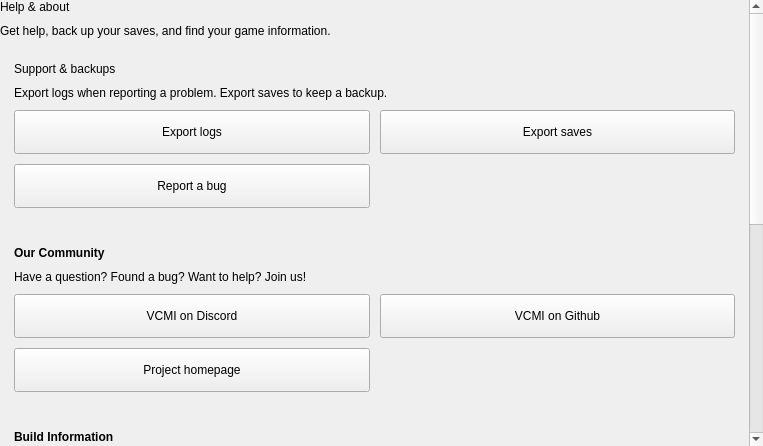
<?xml version='1.0' encoding='UTF-8'?>
<ui version="4.0">
 <class>AboutProjectView</class>
 <widget class="QWidget" name="AboutProjectView">
  <property name="geometry">
   <rect>
    <x>0</x>
    <y>0</y>
    <width>763</width>
    <height>446</height>
   </rect>
  </property>
  <property name="windowTitle">
   <string />
  </property>
  <layout class="QVBoxLayout" name="verticalLayout">
   <property name="leftMargin">
    <number>0</number>
   </property>
   <property name="topMargin">
    <number>0</number>
   </property>
   <property name="rightMargin">
    <number>0</number>
   </property>
   <property name="bottomMargin">
    <number>0</number>
   </property>
   <property name="spacing">
    <number>10</number>
   </property>
   <item>
    <widget class="QScrollArea" name="helpScrollArea">
     <property name="widgetResizable">
      <bool>true</bool>
     </property>
     <property name="frameShape">
      <enum>QFrame::NoFrame</enum>
     </property>
     <property name="horizontalScrollBarPolicy">
      <enum>Qt::ScrollBarAlwaysOff</enum>
     </property>
     <widget class="QWidget" name="helpScrollContents">
      <layout class="QVBoxLayout" name="helpContentLayout">
       <property name="sizeConstraint">
        <enum>QLayout::SetMinAndMaxSize</enum>
       </property>
       <property name="leftMargin">
        <number>0</number>
       </property>
       <property name="topMargin">
        <number>0</number>
       </property>
       <property name="rightMargin">
        <number>0</number>
       </property>
       <property name="bottomMargin">
        <number>0</number>
       </property>
       <property name="spacing">
        <number>10</number>
       </property>
       <item>
        <widget class="QLabel" name="helpTitle">
         <property name="text">
          <string>Help &amp; about</string>
         </property>
         <property name="wordWrap">
          <bool>true</bool>
         </property>
         <property name="role" stdset="0">
          <string notr="true">sectionTitle</string>
         </property>
        </widget>
       </item>
       <item>
        <widget class="QLabel" name="helpIntro">
         <property name="text">
          <string>Get help, back up your saves, and find your game information.</string>
         </property>
         <property name="wordWrap">
          <bool>true</bool>
         </property>
        </widget>
       </item>
       <item>
        <widget class="QFrame" name="supportCard">
         <property name="surface" stdset="0">
          <string notr="true">card</string>
         </property>
         <layout class="QVBoxLayout" name="supportLayout">
          <property name="leftMargin">
           <number>14</number>
          </property>
          <property name="topMargin">
           <number>14</number>
          </property>
          <property name="rightMargin">
           <number>14</number>
          </property>
          <property name="bottomMargin">
           <number>14</number>
          </property>
          <property name="spacing">
           <number>10</number>
          </property>
          <item>
           <widget class="QLabel" name="supportTitle">
            <property name="text">
             <string>Support &amp; backups</string>
            </property>
            <property name="wordWrap">
             <bool>true</bool>
            </property>
            <property name="role" stdset="0">
             <string notr="true">sectionTitle</string>
            </property>
           </widget>
          </item>
          <item>
           <widget class="QLabel" name="supportHint">
            <property name="text">
             <string>Export logs when reporting a problem. Export saves to keep a backup.</string>
            </property>
            <property name="wordWrap">
             <bool>true</bool>
            </property>
           </widget>
          </item>
          <item>
           <layout class="QGridLayout" name="horizontalLayout">
            <property name="leftMargin">
             <number>0</number>
            </property>
            <property name="topMargin">
             <number>0</number>
            </property>
            <property name="rightMargin">
             <number>0</number>
            </property>
            <property name="bottomMargin">
             <number>0</number>
            </property>
            <property name="spacing">
             <number>10</number>
            </property>
            <item row="0" column="0">
             <widget class="QPushButton" name="pushButtonExportLogs">
              <property name="text">
               <string>Export logs</string>
              </property>
              <property name="minimumSize">
               <size>
                <width>0</width>
                <height>44</height>
               </size>
              </property>
              <property name="maximumSize">
               <size>
                <width>16777215</width>
                <height>16777215</height>
               </size>
              </property>
             </widget>
            </item>
            <item row="0" column="1">
             <widget class="QPushButton" name="pushButtonExportSaves">
              <property name="text">
               <string>Export saves</string>
              </property>
              <property name="minimumSize">
               <size>
                <width>0</width>
                <height>44</height>
               </size>
              </property>
              <property name="maximumSize">
               <size>
                <width>16777215</width>
                <height>16777215</height>
               </size>
              </property>
             </widget>
            </item>
            <item row="1" column="0">
             <widget class="QPushButton" name="pushButtonBugreport">
              <property name="text">
               <string>Report a bug</string>
              </property>
              <property name="minimumSize">
               <size>
                <width>0</width>
                <height>44</height>
               </size>
              </property>
              <property name="maximumSize">
               <size>
                <width>16777215</width>
                <height>16777215</height>
               </size>
              </property>
             </widget>
            </item>
           </layout>
          </item>
         </layout>
        </widget>
       </item>
       <item>
        <widget class="QFrame" name="communityCard">
         <property name="surface" stdset="0">
          <string notr="true">card</string>
         </property>
         <layout class="QVBoxLayout" name="communityLayout">
          <property name="leftMargin">
           <number>14</number>
          </property>
          <property name="topMargin">
           <number>14</number>
          </property>
          <property name="rightMargin">
           <number>14</number>
          </property>
          <property name="bottomMargin">
           <number>14</number>
          </property>
          <property name="spacing">
           <number>10</number>
          </property>
          <item>
           <widget class="QLabel" name="labelCommunity">
            <property name="font">
             <font>
              <bold>true</bold>
             </font>
            </property>
            <property name="text">
             <string>Our Community</string>
            </property>
            <property name="role" stdset="0">
             <string notr="true">sectionTitle</string>
            </property>
            <property name="minimumSize">
             <size>
              <width>0</width>
              <height>0</height>
             </size>
            </property>
            <property name="wordWrap">
             <bool>true</bool>
            </property>
           </widget>
          </item>
          <item>
           <widget class="QLabel" name="labelLanguageSocial">
            <property name="text">
             <string>Have a question? Found a bug? Want to help? Join us!</string>
            </property>
            <property name="wordWrap">
             <bool>true</bool>
            </property>
           </widget>
          </item>
          <item>
           <layout class="QGridLayout" name="gridLayout_2">
            <property name="leftMargin">
             <number>0</number>
            </property>
            <property name="topMargin">
             <number>0</number>
            </property>
            <property name="rightMargin">
             <number>0</number>
            </property>
            <property name="bottomMargin">
             <number>0</number>
            </property>
            <property name="spacing">
             <number>10</number>
            </property>
            <item row="0" column="0">
             <widget class="QPushButton" name="pushButtonDiscord">
              <property name="text">
               <string>VCMI on Discord</string>
              </property>
              <property name="minimumSize">
               <size>
                <width>0</width>
                <height>44</height>
               </size>
              </property>
              <property name="maximumSize">
               <size>
                <width>16777215</width>
                <height>16777215</height>
               </size>
              </property>
             </widget>
            </item>
            <item row="0" column="1">
             <widget class="QPushButton" name="pushButtonGithub">
              <property name="text">
               <string>VCMI on Github</string>
              </property>
              <property name="minimumSize">
               <size>
                <width>0</width>
                <height>44</height>
               </size>
              </property>
              <property name="maximumSize">
               <size>
                <width>16777215</width>
                <height>16777215</height>
               </size>
              </property>
             </widget>
            </item>
            <item row="1" column="0">
             <widget class="QPushButton" name="pushButtonHomepage">
              <property name="text">
               <string>Project homepage</string>
              </property>
              <property name="minimumSize">
               <size>
                <width>0</width>
                <height>44</height>
               </size>
              </property>
              <property name="maximumSize">
               <size>
                <width>16777215</width>
                <height>16777215</height>
               </size>
              </property>
             </widget>
            </item>
           </layout>
          </item>
         </layout>
        </widget>
       </item>
       <item>
        <widget class="QFrame" name="buildCard">
         <property name="surface" stdset="0">
          <string notr="true">card</string>
         </property>
         <layout class="QVBoxLayout" name="buildLayout">
          <property name="leftMargin">
           <number>14</number>
          </property>
          <property name="topMargin">
           <number>14</number>
          </property>
          <property name="rightMargin">
           <number>14</number>
          </property>
          <property name="bottomMargin">
           <number>14</number>
          </property>
          <property name="spacing">
           <number>10</number>
          </property>
          <item>
           <widget class="QLabel" name="labelBuildInformation">
            <property name="minimumSize">
             <size>
              <width>0</width>
              <height>0</height>
             </size>
            </property>
            <property name="font">
             <font>
              <bold>true</bold>
             </font>
            </property>
            <property name="text">
             <string>Build Information</string>
            </property>
            <property name="role" stdset="0">
             <string notr="true">sectionTitle</string>
            </property>
            <property name="wordWrap">
             <bool>true</bool>
            </property>
           </widget>
          </item>
          <item>
           <layout class="QGridLayout" name="buildInformationLayout">
            <property name="leftMargin">
             <number>0</number>
            </property>
            <property name="topMargin">
             <number>0</number>
            </property>
            <property name="rightMargin">
             <number>0</number>
            </property>
            <property name="bottomMargin">
             <number>0</number>
            </property>
            <property name="spacing">
             <number>10</number>
            </property>
            <item row="0" column="0">
             <widget class="QLabel" name="labelBuildVersionDesc">
              <property name="text">
               <string>Game version</string>
              </property>
              <property name="wordWrap">
               <bool>true</bool>
              </property>
             </widget>
            </item>
            <item row="0" column="1">
             <widget class="QLineEdit" name="lineEditBuildVersion">
              <property name="text">
               <string notr="true" />
              </property>
              <property name="minimumSize">
               <size>
                <width>0</width>
                <height>44</height>
               </size>
              </property>
              <property name="maximumSize">
               <size>
                <width>16777215</width>
                <height>16777215</height>
               </size>
              </property>
              <property name="readOnly">
               <bool>true</bool>
              </property>
             </widget>
            </item>
            <item row="0" column="2">
             <widget class="QPushButton" name="updatesButton">
              <property name="text">
               <string>Check for updates</string>
              </property>
              <property name="minimumSize">
               <size>
                <width>0</width>
                <height>44</height>
               </size>
              </property>
              <property name="maximumSize">
               <size>
                <width>16777215</width>
                <height>16777215</height>
               </size>
              </property>
             </widget>
            </item>
            <item row="1" column="0">
             <widget class="QLabel" name="labelOperatingSystem">
              <property name="text">
               <string>Operating System</string>
              </property>
              <property name="wordWrap">
               <bool>true</bool>
              </property>
             </widget>
            </item>
            <item row="1" column="1">
             <widget class="QLineEdit" name="lineEditOperatingSystem">
              <property name="text">
               <string notr="true" />
              </property>
              <property name="minimumSize">
               <size>
                <width>0</width>
                <height>44</height>
               </size>
              </property>
              <property name="maximumSize">
               <size>
                <width>16777215</width>
                <height>16777215</height>
               </size>
              </property>
              <property name="readOnly">
               <bool>true</bool>
              </property>
             </widget>
            </item>
           </layout>
          </item>
          <item>
           <widget class="QPushButton" name="technicalDetailsButton">
            <property name="text">
             <string>Technical details</string>
            </property>
            <property name="checkable">
             <bool>true</bool>
            </property>
            <property name="checked">
             <bool>false</bool>
            </property>
            <property name="minimumSize">
             <size>
              <width>0</width>
              <height>44</height>
             </size>
            </property>
           </widget>
          </item>
          <item>
           <widget class="QWidget" name="technicalDetails">
            <layout class="QVBoxLayout" name="technicalDetailsLayout">
             <property name="leftMargin">
              <number>0</number>
             </property>
             <property name="topMargin">
              <number>0</number>
             </property>
             <property name="rightMargin">
              <number>0</number>
             </property>
             <property name="bottomMargin">
              <number>0</number>
             </property>
             <property name="spacing">
              <number>10</number>
             </property>
             <item>
              <widget class="QLabel" name="labelDataDirs">
               <property name="font">
                <font>
                 <bold>true</bold>
                </font>
               </property>
               <property name="text">
                <string>Data Directories</string>
               </property>
               <property name="role" stdset="0">
                <string notr="true">sectionTitle</string>
               </property>
               <property name="wordWrap">
                <bool>true</bool>
               </property>
              </widget>
             </item>
             <item>
              <widget class="QLabel" name="directoriesHint">
               <property name="text">
                <string>These paths identify where VCMI stores game data, saves, and logs.</string>
               </property>
               <property name="wordWrap">
                <bool>true</bool>
               </property>
              </widget>
             </item>
             <item>
              <layout class="QGridLayout" name="gridLayout" columnstretch="0,1,0">
               <property name="leftMargin">
                <number>0</number>
               </property>
               <property name="topMargin">
                <number>0</number>
               </property>
               <property name="rightMargin">
                <number>0</number>
               </property>
               <property name="bottomMargin">
                <number>0</number>
               </property>
               <property name="spacing">
                <number>10</number>
               </property>
               <item row="0" column="0">
                <widget class="QLabel" name="labelGameDir">
                 <property name="text">
                  <string>Game data directory</string>
                 </property>
                 <property name="wordWrap">
                  <bool>true</bool>
                 </property>
                </widget>
               </item>
               <item row="0" column="1">
                <widget class="QLineEdit" name="lineEditGameDir">
                 <property name="enabled">
                  <bool>true</bool>
                 </property>
                 <property name="text">
                  <string notr="true">/usr/share/vcmi</string>
                 </property>
                 <property name="minimumSize">
                  <size>
                   <width>0</width>
                   <height>44</height>
                  </size>
                 </property>
                 <property name="maximumSize">
                  <size>
                   <width>16777215</width>
                   <height>16777215</height>
                  </size>
                 </property>
                 <property name="readOnly">
                  <bool>true</bool>
                 </property>
                </widget>
               </item>
               <item row="0" column="2">
                <widget class="QPushButton" name="openGameDataDir">
                 <property name="text">
                  <string>Open</string>
                 </property>
                 <property name="minimumSize">
                  <size>
                   <width>0</width>
                   <height>44</height>
                  </size>
                 </property>
                 <property name="maximumSize">
                  <size>
                   <width>16777215</width>
                   <height>16777215</height>
                  </size>
                 </property>
                </widget>
               </item>
               <item row="1" column="0">
                <widget class="QLabel" name="labelUserDataDir">
                 <property name="text">
                  <string>User data directory</string>
                 </property>
                 <property name="wordWrap">
                  <bool>true</bool>
                 </property>
                </widget>
               </item>
               <item row="1" column="1">
                <widget class="QLineEdit" name="lineEditUserDataDir">
                 <property name="enabled">
                  <bool>true</bool>
                 </property>
                 <property name="text">
                  <string notr="true">/home/user/.vcmi</string>
                 </property>
                 <property name="minimumSize">
                  <size>
                   <width>0</width>
                   <height>44</height>
                  </size>
                 </property>
                 <property name="maximumSize">
                  <size>
                   <width>16777215</width>
                   <height>16777215</height>
                  </size>
                 </property>
                 <property name="readOnly">
                  <bool>true</bool>
                 </property>
                </widget>
               </item>
               <item row="1" column="2">
                <widget class="QPushButton" name="openUserDataDir">
                 <property name="text">
                  <string>Open</string>
                 </property>
                 <property name="minimumSize">
                  <size>
                   <width>0</width>
                   <height>44</height>
                  </size>
                 </property>
                 <property name="maximumSize">
                  <size>
                   <width>16777215</width>
                   <height>16777215</height>
                  </size>
                 </property>
                </widget>
               </item>
               <item row="2" column="0">
                <widget class="QLabel" name="labelTempDir">
                 <property name="text">
                  <string>Log files directory</string>
                 </property>
                 <property name="wordWrap">
                  <bool>true</bool>
                 </property>
                </widget>
               </item>
               <item row="2" column="1">
                <widget class="QLineEdit" name="lineEditTempDir">
                 <property name="enabled">
                  <bool>true</bool>
                 </property>
                 <property name="text">
                  <string notr="true">/home/user/.vcmi</string>
                 </property>
                 <property name="minimumSize">
                  <size>
                   <width>0</width>
                   <height>44</height>
                  </size>
                 </property>
                 <property name="maximumSize">
                  <size>
                   <width>16777215</width>
                   <height>16777215</height>
                  </size>
                 </property>
                 <property name="readOnly">
                  <bool>true</bool>
                 </property>
                </widget>
               </item>
               <item row="2" column="2">
                <widget class="QPushButton" name="openTempDir">
                 <property name="text">
                  <string>Open</string>
                 </property>
                 <property name="minimumSize">
                  <size>
                   <width>0</width>
                   <height>44</height>
                  </size>
                 </property>
                 <property name="maximumSize">
                  <size>
                   <width>16777215</width>
                   <height>16777215</height>
                  </size>
                 </property>
                </widget>
               </item>
               <item row="3" column="0">
                <widget class="QLabel" name="labelConfigDir">
                 <property name="text">
                  <string>Configuration files directory</string>
                 </property>
                 <property name="wordWrap">
                  <bool>true</bool>
                 </property>
                </widget>
               </item>
               <item row="3" column="1">
                <widget class="QLineEdit" name="lineEditConfigDir">
                 <property name="enabled">
                  <bool>true</bool>
                 </property>
                 <property name="text">
                  <string notr="true">/home/user/.vcmi</string>
                 </property>
                 <property name="minimumSize">
                  <size>
                   <width>0</width>
                   <height>44</height>
                  </size>
                 </property>
                 <property name="maximumSize">
                  <size>
                   <width>16777215</width>
                   <height>16777215</height>
                  </size>
                 </property>
                 <property name="readOnly">
                  <bool>true</bool>
                 </property>
                </widget>
               </item>
               <item row="3" column="2">
                <widget class="QPushButton" name="openConfigDir">
                 <property name="text">
                  <string>Open</string>
                 </property>
                 <property name="minimumSize">
                  <size>
                   <width>0</width>
                   <height>44</height>
                  </size>
                 </property>
                 <property name="maximumSize">
                  <size>
                   <width>16777215</width>
                   <height>16777215</height>
                  </size>
                 </property>
                </widget>
               </item>
              </layout>
             </item>
            </layout>
           </widget>
          </item>
         </layout>
        </widget>
       </item>
       <item>
        <spacer name="verticalSpacer">
         <property name="orientation">
          <enum>Qt::Vertical</enum>
         </property>
         <property name="sizeHint">
          <size>
           <width>20</width>
           <height>0</height>
          </size>
         </property>
        </spacer>
       </item>
      </layout>
     </widget>
    </widget>
   </item>
  </layout>
 </widget>
 <resources />
 <connections />
</ui>
